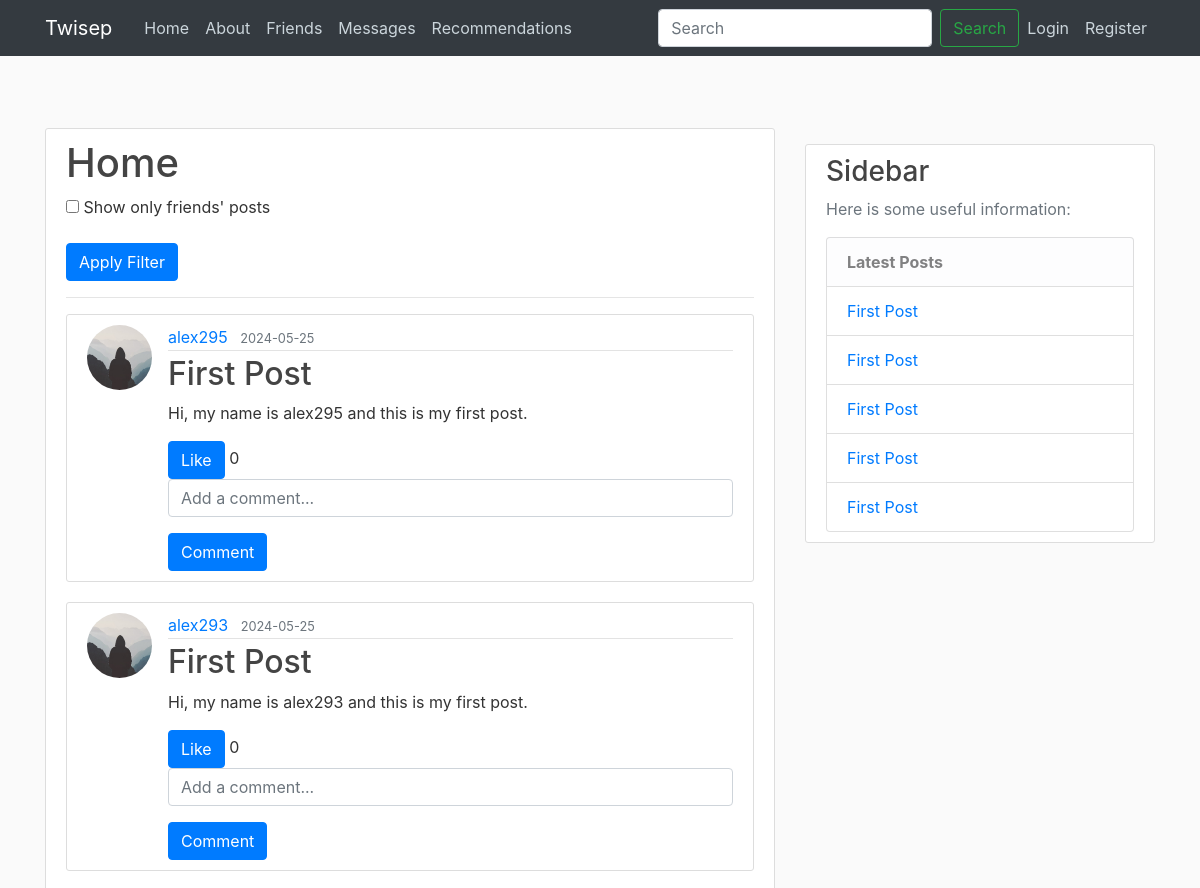
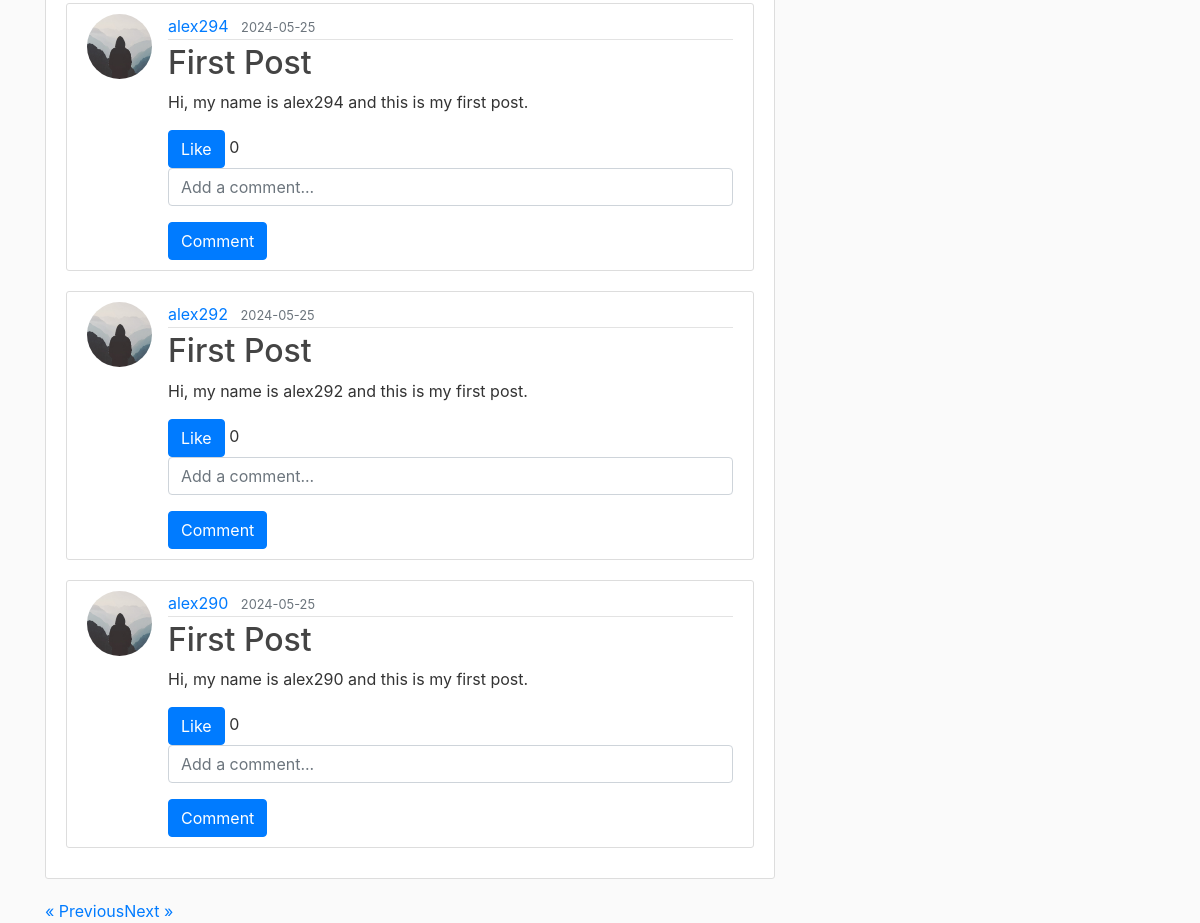
The page /home?page=2 on the database its author committed (2 pictures, top to bottom).
### flaskblog/models.py (models this page shows, shortened)
class Post(db.Model):
    id = db.Column(db.Integer, primary_key=True)
    title = db.Column(db.String(100), nullable=False)
    date_posted = db.Column(db.DateTime, nullable=False, default=datetime.utcnow)
    content = db.Column(db.Text, nullable=False)
    user_id = db.Column(db.Integer, db.ForeignKey('user.id'), nullable=False)
    comments = db.relationship('Comment', backref='post', lazy=True)
    likes = db.relationship('Like', backref='post', lazy=True)

class User(db.Model, UserMixin):
    id = db.Column(db.Integer, primary_key=True)
    username = db.Column(db.String(20), unique=True, nullable=False)
    email = db.Column(db.String(120), unique=True, nullable=False)
    image_file = db.Column(db.String(20), nullable=False, default='default.jpg')
    password = db.Column(db.String(60), nullable=False)
    biography = db.Column(db.Text, nullable=True)
    posts = db.relationship('Post', backref='author', lazy=True)
    comments = db.relationship('Comment', backref='author', lazy=True)
    likes = db.relationship('Like', backref='user', lazy=True)
    sent_messages = db.relationship('Message', foreign_keys='Message.sender_id', backref='message_sender', lazy=True)
    received_messages = db.relationship('Message', foreign_keys='Message.receiver_id', backref='message_receiver', lazy=True)
    notifications = db.relationship('Notification', backref='user', lazy=True)
    profile_settings = db.relationship('ProfileSettings', backref='user', uselist=False)
    interests = db.relationship('Interest', backref='user', lazy=True)
    conversations_as_user1 = db.relationship('Conversation', foreign_keys='Conversation.user1_id', backref='user1', lazy=True)
    conversations_as_user2 = db.relationship('Conversation', foreign_keys='Conversation.user2_id', backref='user2', lazy=True)
    friends = db.relationship(
        'User', secondary='friendship',
        primaryjoin=(Friendship.user_id == id),
        secondaryjoin=(Friendship.friend_id == id),
        backref=db.backref('friends_of', lazy='dynamic'), lazy='dynamic')

### flaskblog/routes.py (the view)
@app.route("/", methods=['GET', 'POST'])
@app.route("/home", methods=['GET', 'POST'])
def home():
    filter_friends = request.form.get('filter_friends')
    page = request.args.get('page', 1, type=int)
    comment_form = CommentForm()
    if filter_friends:
        friends_ids = [friend.id for friend in current_user.friends]
        posts = Post.query.filter(Post.user_id.in_(friends_ids)).order_by(Post.date_posted.desc()).paginate(page=page, per_page=5)
    else:
        posts = Post.query.order_by(Post.date_posted.desc()).paginate(page=page, per_page=5)
    latest_posts = Post.query.order_by(Post.date_posted.desc()).limit(5).all()
    announcements = []
    if current_user.is_authenticated:
        announcements = Notification.query.filter_by(user_id=current_user.id).order_by(Notification.date_sent.desc()).limit(5).all()
        friends_with_conversations = [
            (friend, Conversation.query.filter(
                ((Conversation.user1_id == current_user.id) & (Conversation.user2_id == friend.id)) |
                ((Conversation.user1_id == friend.id) & (Conversation.user2_id == current_user.id))
            ).first())
            for friend in current_user.friends
        ]
    else:
        friends_with_conversations = []
    return render_template('home.html', posts=posts, form=AddFriendForm(), comment_form=comment_form, latest_posts=latest_posts,
                           announcements=announcements, friends_with_conversations=friends_with_conversations)

### flaskblog/forms.py (shortened to what this page needs)
class CommentForm(FlaskForm):
    content = StringField('Content', validators=[DataRequired()])
    submit = SubmitField('Post Comment')

class AddFriendForm(FlaskForm):
    friend_username = StringField('Friend Username', validators=[DataRequired()])
    submit = SubmitField('Add Friend')

### flaskblog/routes.py (called while the page is built)
@app.context_processor
def inject_search_form():
    return {
        'search_form': SearchUserForm(),
        'csrf_token': generate_csrf()
    }

### flaskblog/templates/home.html (shortened to what this page needs)
{% extends "layout.html" %}
{% block content %}
<div class="content-section">
    <h1>Home</h1>
    <form method="POST" action="{{ url_for('home') }}">
        <div class="form-group">
            <input type="checkbox" name="filter_friends" id="filter_friends" {% if request.form.get('filter_friends') %}checked{% endif %}>
            <label for="filter_friends">Show only friends' posts</label>
        </div>
        <button type="submit" class="btn btn-primary">Apply Filter</button>
    </form>
    <hr>
    {% for post in posts.items %}
    <article class="media content-section">
        <img class="rounded-circle article-img" src="{{ url_for('static', filename='profile_pics/' + post.author.image_file) }}">
        <div class="media-body">
            <div class="article-metadata">
                <a class="mr-2" href="{{ url_for('user_profile', username=post.author.username) }}">{{ post.author.username }}</a>
                <small class="text-muted">{{ post.date_posted.strftime('%Y-%m-%d') }}</small>
            </div>
            <h2><a class="article-title" href="{{ url_for('post', post_id=post.id) }}">{{ post.title }}</a></h2>
            <p class="article-content">{{ post.content }}</p>
            <button class="btn btn-primary like-btn" data-post-id="{{ post.id }}">Like</button>
            <span id="like-count-{{ post.id }}">{{ post.likes|length }}</span>
            <div id="comments-{{ post.id }}" class="comments-section">
                <form method="POST" action="{{ url_for('add_comment', post_id=post.id) }}">
                    <div class="form-group">
                        {{ comment_form.content(class="form-control", placeholder="Add a comment...") }}
                    </div>
                    <button type="submit" class="btn btn-primary">Comment</button>
                </form>
            </div>
        </div>
    </article>
    {% endfor %}
</div>
<div class="pagination">
    {% if posts.has_prev %}
        <a href="{{ url_for('home', page=posts.prev_num) }}">&laquo; Previous</a>
    {% endif %}
    {% if posts.has_next %}
        <a href="{{ url_for('home', page=posts.next_num) }}">Next &raquo;</a>
    {% endif %}
</div>
{% endblock %}

### flaskblog/templates/layout.html (shortened to what this page needs)
<!DOCTYPE html>
<html>
<head>
     <link rel="stylesheet" href="https://maxcdn.bootstrapcdn.com/bootstrap/4.0.0/css/bootstrap.min.css">
     <link rel="stylesheet" type="text/css" href="{{ url_for('static', filename='main.css') }}">
</head>
<body>
    <header class="site-header">
        <nav class="navbar navbar-expand-md navbar-dark bg-dark fixed-top">
            <div class="container">
                <a class="navbar-brand mr-4" href="/">Twisep</a>
                <div class="collapse navbar-collapse" id="navbarToggle">
                    <div class="navbar-nav mr-auto">
                        <a class="nav-item nav-link" href="{{ url_for('home') }}">Home</a>
                        <a class="nav-item nav-link" href="{{ url_for('about') }}">About</a>
                        <a class="nav-item nav-link" href="{{ url_for('friends') }}">Friends</a>
                        <a class="nav-item nav-link" href="{{ url_for('conversations') }}">Messages</a>
                        <a class="nav-item nav-link" href="{{ url_for('recommendations_page') }}">Recommendations</a>
                    </div>
                    <div class="navbar-nav ml-auto">
                        <form class="form-inline my-2 my-lg-0" method="POST" action="{{ url_for('search') }}">
                            {{ search_form.username(class="form-control mr-sm-2", placeholder="Search", aria_label="Search") }}
                            <button class="btn btn-outline-success my-2 my-sm-0" type="submit">Search</button>
                        </form>
                        {% if current_user.is_authenticated %}
                            <a class="nav-item nav-link" href="{{ url_for('account') }}">Account</a>
                            <a class="nav-item nav-link" href="{{ url_for('logout') }}">Logout</a>
                        {% else %}
                            <a class="nav-item nav-link" href="{{ url_for('login') }}">Login</a>
                            <a class="nav-item nav-link" href="{{ url_for('register') }}">Register</a>
                        {% endif %}
                    </div>
                </div>
            </div>
        </nav>
    </header>
    <main role="main" class="container mt-5 pt-5">
        <div class="row">
            <div class="col-md-8">
                {% block content %}{% endblock %}
            </div>
            <div class="col-md-4">
                <div class="content-section mt-3">
                    <h3>Sidebar</h3>
                    <p class='text-muted'>Here is some useful information:</p>
                    <ul class="list-group">
                        <li class="list-group-item list-group-item-light"><strong>Latest Posts</strong></li>
                        {% for post in latest_posts %}
                        <li class="list-group-item"><a href="{{ url_for('post', post_id=post.id) }}">{{ post.title }}</a></li>
                        {% endfor %}
                    </ul>
                </div>
            </div>
        </div>
    </main>
</body>
</html>

### flaskblog/static/main.css (style rules this page uses)
body { background: #fafafa; color: #333333; margin-top: 5rem; }
h1, h2, h3, h4, h5, h6 { color: #444444; }
.site-header .navbar-nav .nav-link { color: #cbd5db; }
.content-section { background: #ffffff; padding: 10px 20px; border: 1px solid #dddddd; border-radius: 3px; margin-bottom: 20px; }
.article-title { color: #444444; }
.article-content { white-space: pre-line; }
.article-img { height: 65px; width: 65px; margin-right: 16px; }
.article-metadata { padding-bottom: 1px; margin-bottom: 4px; border-bottom: 1px solid #e3e3e3 }

### rows shown on the page
Post: image_file (placeholder picture), author.username "alex295", date_posted "2024-05-25", title "First Post", content "Hi, my name is alex295 and this is my first post.", likes|length "0"
Post: image_file (placeholder picture), author.username "alex293", date_posted "2024-05-25", title "First Post", content "Hi, my name is alex293 and this is my first post.", likes|length "0"
Post: image_file (placeholder picture), author.username "alex294", date_posted "2024-05-25", title "First Post", content "Hi, my name is alex294 and this is my first post.", likes|length "0"
Post: image_file (placeholder picture), author.username "alex292", date_posted "2024-05-25", title "First Post", content "Hi, my name is alex292 and this is my first post.", likes|length "0"
Post: image_file (placeholder picture), author.username "alex290", date_posted "2024-05-25", title "First Post", content "Hi, my name is alex290 and this is my first post.", likes|length "0"
Post: title "First Post"
Post: title "First Post"
Post: title "First Post"
Post: title "First Post"
Post: title "First Post"
